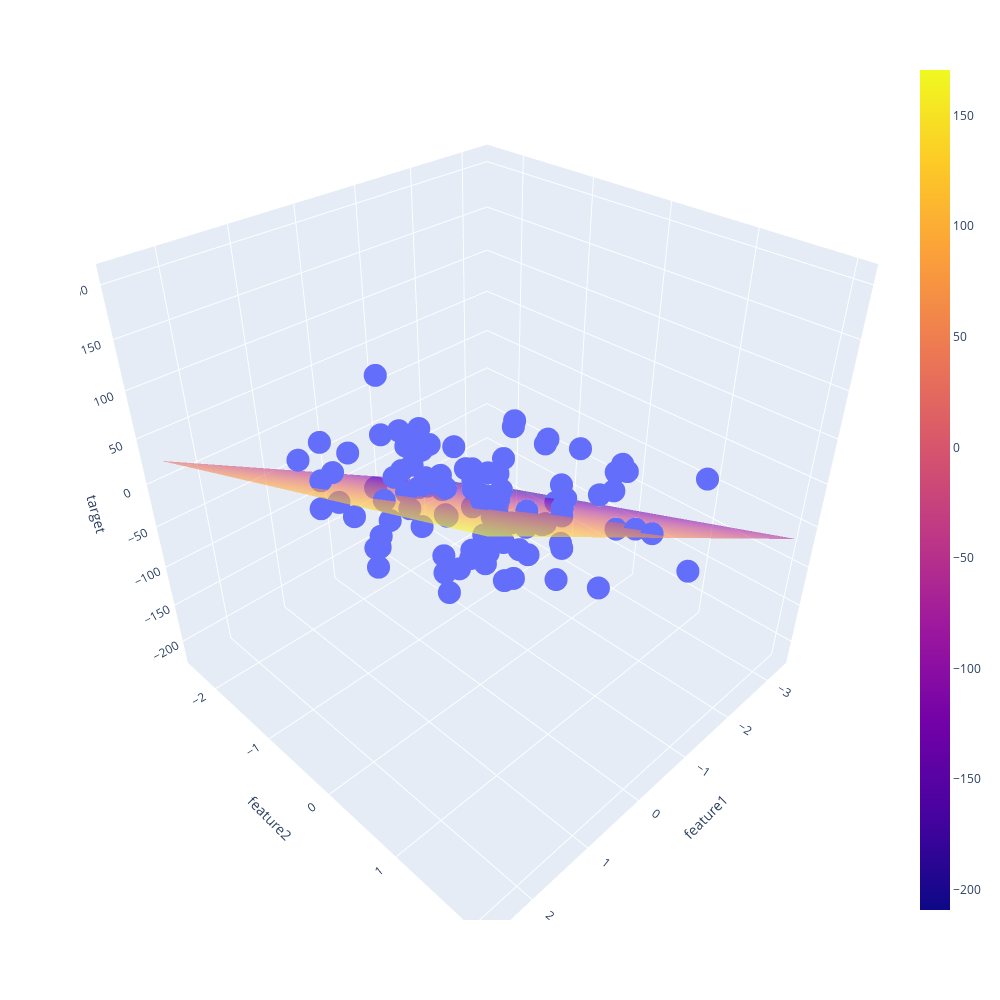

Notebook code cell kept with this figure:
### Code cell
fig.add_trace(go.Surface(x=xGrid, y=yGrid, z=z_final, opacity=0.6))
